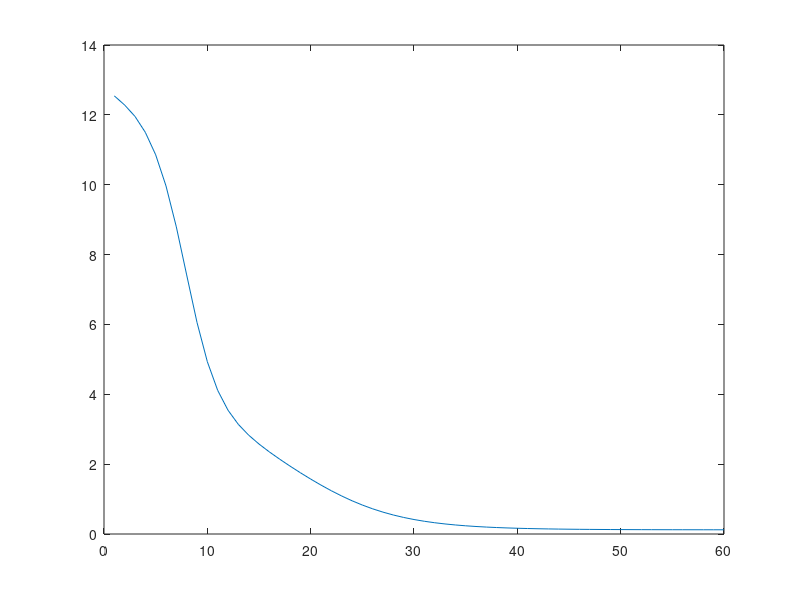

The MATLAB source for this figure:
A = [3 2 1; 4 3 7; 1 2 8]; %initial matrix input, (Change here)
W = rand(3,2); %k = 2
H = rand(2,3);
for x = 1:60
    %Applying multiplicative update rule
    H =  H.*(((W')*A)./((W')*W*H));
    W =  W.*((A*(H'))./(W*H*(H')));
    mul = (A - W*H).^2;
    Ls = sum(mul);
    Loss = sum(Ls); %Error of each iteration
    L(1,x) = Loss;
end

fprintf('Loss: ')
disp(L)
fprintf('Original Matrix: \n')
disp(A)
fprintf('Output Matrix: \n')
disp(W*H)
plot(1:60,L)%graph on error into iterations